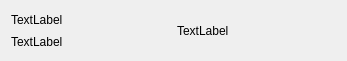
<?xml version="1.0" encoding="UTF-8"?>
<ui version="4.0">
 <class>bill</class>
 <widget class="QWidget" name="bill">
  <property name="geometry">
   <rect>
    <x>0</x>
    <y>0</y>
    <width>347</width>
    <height>61</height>
   </rect>
  </property>
  <property name="windowTitle">
   <string>Form</string>
  </property>
  <layout class="QHBoxLayout" name="horizontalLayout">
   <item>
    <layout class="QVBoxLayout" name="verticalLayout">
     <item>
      <widget class="QLabel" name="label">
       <property name="text">
        <string>TextLabel</string>
       </property>
      </widget>
     </item>
     <item>
      <widget class="QLabel" name="label_2">
       <property name="text">
        <string>TextLabel</string>
       </property>
      </widget>
     </item>
    </layout>
   </item>
   <item>
    <widget class="QLabel" name="label_3">
     <property name="text">
      <string>TextLabel</string>
     </property>
    </widget>
   </item>
  </layout>
 </widget>
 <resources/>
 <connections/>
</ui>
